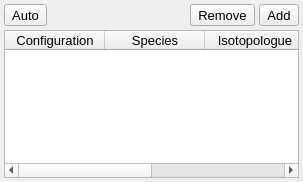
<?xml version="1.0" encoding="UTF-8"?>
<ui version="4.0">
 <class>IsotopologueListWidget</class>
 <widget class="QWidget" name="IsotopologueListWidget">
  <property name="geometry">
   <rect>
    <x>0</x>
    <y>0</y>
    <width>303</width>
    <height>182</height>
   </rect>
  </property>
  <property name="font">
   <font>
    <pointsize>10</pointsize>
   </font>
  </property>
  <property name="windowTitle">
   <string>Form</string>
  </property>
  <layout class="QVBoxLayout" name="verticalLayout">
   <property name="spacing">
    <number>4</number>
   </property>
   <property name="leftMargin">
    <number>4</number>
   </property>
   <property name="topMargin">
    <number>4</number>
   </property>
   <property name="rightMargin">
    <number>4</number>
   </property>
   <property name="bottomMargin">
    <number>4</number>
   </property>
   <item>
    <layout class="QHBoxLayout" name="horizontalLayout_4">
     <property name="spacing">
      <number>4</number>
     </property>
     <item>
      <widget class="QToolButton" name="AutoButton">
       <property name="sizePolicy">
        <sizepolicy hsizetype="Minimum" vsizetype="Fixed">
         <horstretch>0</horstretch>
         <verstretch>0</verstretch>
        </sizepolicy>
       </property>
       <property name="text">
        <string>Auto</string>
       </property>
       <property name="icon">
        <iconset resource="../main.qrc">
         <normaloff>:/special/icons/special_wizard.svg</normaloff>:/special/icons/special_wizard.svg</iconset>
       </property>
       <property name="iconSize">
        <size>
         <width>16</width>
         <height>16</height>
        </size>
       </property>
       <property name="toolButtonStyle">
        <enum>Qt::ToolButtonTextBesideIcon</enum>
       </property>
      </widget>
     </item>
     <item>
      <spacer name="horizontalSpacer_2">
       <property name="orientation">
        <enum>Qt::Horizontal</enum>
       </property>
       <property name="sizeHint" stdset="0">
        <size>
         <width>40</width>
         <height>20</height>
        </size>
       </property>
      </spacer>
     </item>
     <item>
      <widget class="QToolButton" name="RemoveButton">
       <property name="sizePolicy">
        <sizepolicy hsizetype="Minimum" vsizetype="Fixed">
         <horstretch>0</horstretch>
         <verstretch>0</verstretch>
        </sizepolicy>
       </property>
       <property name="text">
        <string>Remove</string>
       </property>
       <property name="icon">
        <iconset resource="../main.qrc">
         <normaloff>:/general/icons/general_remove.svg</normaloff>:/general/icons/general_remove.svg</iconset>
       </property>
       <property name="iconSize">
        <size>
         <width>16</width>
         <height>16</height>
        </size>
       </property>
       <property name="shortcut">
        <string>Return</string>
       </property>
       <property name="toolButtonStyle">
        <enum>Qt::ToolButtonTextBesideIcon</enum>
       </property>
      </widget>
     </item>
     <item>
      <widget class="QToolButton" name="AddButton">
       <property name="sizePolicy">
        <sizepolicy hsizetype="Minimum" vsizetype="Fixed">
         <horstretch>0</horstretch>
         <verstretch>0</verstretch>
        </sizepolicy>
       </property>
       <property name="text">
        <string>Add</string>
       </property>
       <property name="icon">
        <iconset resource="../main.qrc">
         <normaloff>:/general/icons/general_add.svg</normaloff>:/general/icons/general_add.svg</iconset>
       </property>
       <property name="iconSize">
        <size>
         <width>16</width>
         <height>16</height>
        </size>
       </property>
       <property name="toolButtonStyle">
        <enum>Qt::ToolButtonTextBesideIcon</enum>
       </property>
      </widget>
     </item>
    </layout>
   </item>
   <item>
    <widget class="QTableWidget" name="IsotopologueTable">
     <attribute name="horizontalHeaderVisible">
      <bool>true</bool>
     </attribute>
     <attribute name="verticalHeaderVisible">
      <bool>false</bool>
     </attribute>
     <column>
      <property name="text">
       <string>Configuration</string>
      </property>
     </column>
     <column>
      <property name="text">
       <string>Species</string>
      </property>
     </column>
     <column>
      <property name="text">
       <string>Isotopologue</string>
      </property>
     </column>
     <column>
      <property name="text">
       <string>Weight</string>
      </property>
     </column>
    </widget>
   </item>
  </layout>
 </widget>
 <resources>
  <include location="../main.qrc"/>
 </resources>
 <connections/>
</ui>
